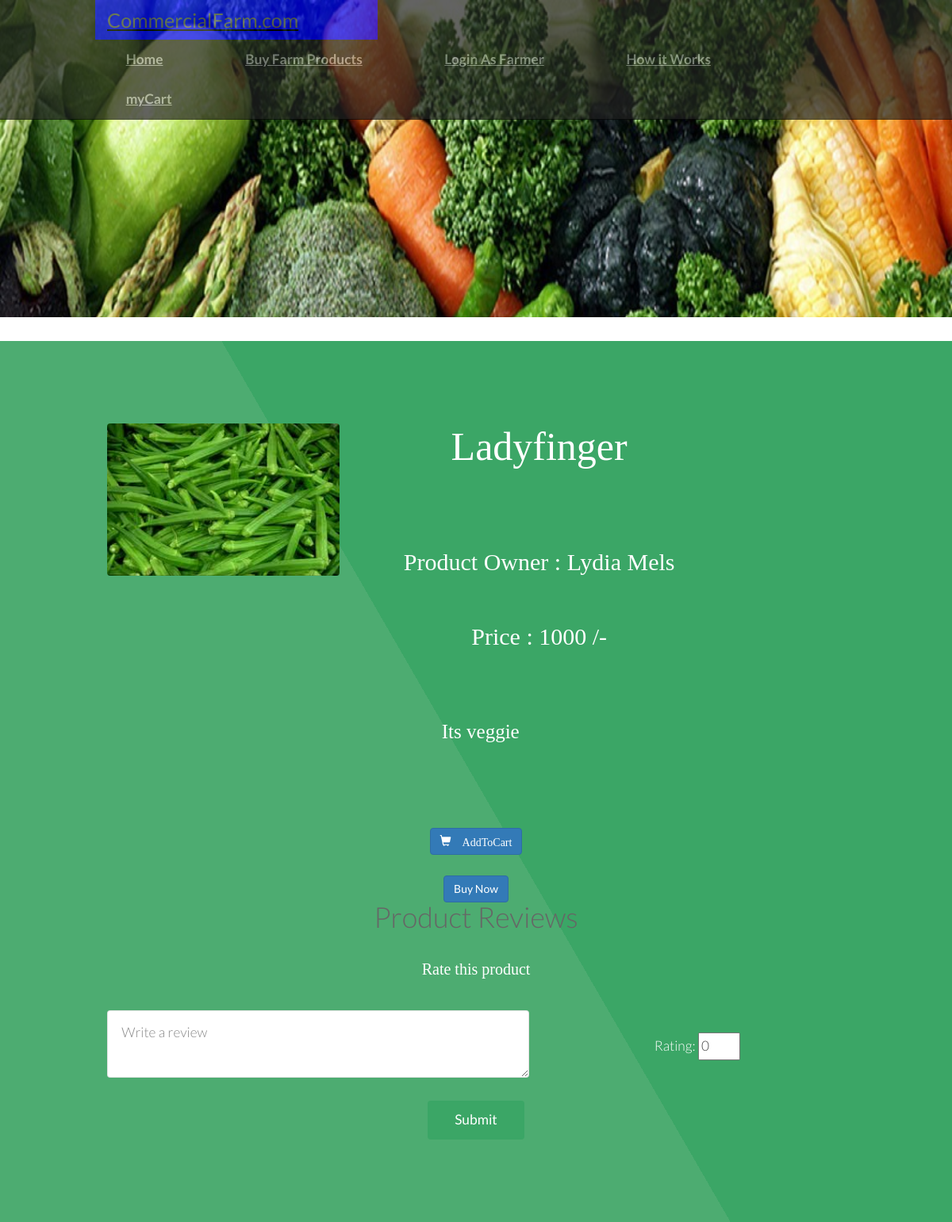
Screenshot of /review.php?pid=28 with the database file from the repository.
### tables this page shows
CREATE TABLE `fproduct` (
  `fid` int(255) NOT NULL,
  `pid` int(255) NOT NULL,
  `product` varchar(255) NOT NULL,
  `pcat` varchar(255) NOT NULL,
  `pinfo` varchar(255) NOT NULL,
  `price` float NOT NULL,
  `pimage` varchar(255) NOT NULL DEFAULT 'blank.png',
  `picStatus` int(10) NOT NULL DEFAULT 0
);

CREATE TABLE `farmer` (
  `fid` int(255) NOT NULL,
  `fname` varchar(255) NOT NULL,
  `fusername` varchar(255) NOT NULL,
  `fpassword` varchar(255) NOT NULL,
  `fhash` varchar(255) NOT NULL,
  `femail` varchar(255) NOT NULL,
  `fmobile` varchar(255) NOT NULL,
  `faddress` text NOT NULL,
  `factive` int(255) NOT NULL DEFAULT 0,
  `frating` int(11) NOT NULL DEFAULT 0,
  `picExt` varchar(255) NOT NULL DEFAULT 'png',
  `picStatus` int(10) NOT NULL DEFAULT 0
);

### review.php (the view, shortened to what this page needs)
<?php
	require 'db.php';
	$pid = $_GET['pid'];
?>
<!DOCTYPE html>
<html>
<head>
		<link href="bootstrap\css\bootstrap.min.css" rel="stylesheet">
		<link rel="stylesheet" href="Blog/commentBox.css" />
</head>
<body>
				<?php
					require 'menu.php';
					$sql="SELECT * FROM fproduct WHERE pid = '$pid'";
					$result = mysqli_query($conn, $sql);
					$row = mysqli_fetch_assoc($result);
					$fid = $row['fid'];
					$sql = "SELECT * FROM farmer WHERE fid = '$fid'";
					$result = mysqli_query($conn, $sql);
					$frow = mysqli_fetch_assoc($result);
					$picDestination = "images/productImages/".$row['pimage'];
					?>
				<section id="main" class="wrapper style1 align-center">
						<div class="container">
							<div class="row">
								<div class="col-sm-4">
									<img class="image fit" src="<?php echo $picDestination.'';?>" alt="" />
								</div>
								<div class="col-12 col-sm-6">
									<p style="font: 50px Times new roman;"><?= $row['product']; ?></p>
									<p style="font: 30px Times new roman;">Product Owner : <?= $frow['fname']; ?></p>
									<p style="font: 30px Times new roman;">Price : <?= $row['price'].' /-'; ?></p>
								</div>
							</div><br />
							<div class="row">
								<div class="col-12 col-sm-12" style="font: 25px Times new roman;">
									<?= $row['pinfo']; ?>
								</div>
							</div>
						</div>
						<br /><br />
						<div class="12u$">
                            <center>
                                <div class="row uniform">
                                    <div class="6u 12u$(large)">
                                        <a href="myCart.php?flag=1&pid=<?= $pid; ?>" class="btn btn-primary" style="text-decoration: none;"><span class="glyphicon glyphicon-shopping-cart"> AddToCart</a>
                                    </div>
                                    <div class="6u 12u$(large)">
                                        <a href="buyNow.php?pid=<?= $pid; ?>" class="btn btn-primary" style="text-decoration: none;">Buy Now</a>
                                    </div>
                                </div>
                            </center>
                        </div>
					<div class="container">
						<h1>Product Reviews</h1>
					<div class="row">
						<div class="col-0 col-sm-3"></div>
						<div class="col-12 col-sm-6">
					</div>
				</div>
			</div>
			<div class="container">
				<p style="font: 20px Times new roman; align: left;">Rate this product</p>
				<form method="POST" action="reviewInput.php?pid=<?= $pid; ?>">
					<div class="row">
						<div class="col-sm-7">
							<textarea style="background-color:white;color: black;" cols="5" name="comment" placeholder="Write a review"></textarea>
						</div>
						<div class="col-sm-5">
							<br />
							Rating: <input type="number" min="0" max="10" name="rating" value="0"/>
						</div>
					</div>
					<div class="row">
						<div class="col-sm-12">
							<br />
							<input type="submit" />
						</div>
					</div>
				</form>
			</div>
	</body>
	</html>

### css/style.css (style rules this page uses)
body { background: #fff; }
body, input, select, textarea { color: #444; font-family: "Lato", Helvetica, sans-serif; font-size: 15pt; font-weight: 300; line-height: 1.65em; }
a { color: #4dac71; text-decoration: underline; }
p { margin: 0 0 2em 0; }
h1, h2, h3, h4, h5, h6 { color: #666; font-weight: 300; line-height: 1em; margin: 0 0 1em 0; }
.align-center { text-align: center; }
form { margin: 0 0 2em 0; }
input[type="text"], input[type="password"], input[type="email"], select, textarea { -moz-appearance: none; -webkit-appearance: none; -o-appearance: none; -ms-appearance: none; appearance: none; background: rgba(144, 144, 144, 0.075); border-radius: 4px; border: none; border: solid 1px rgba(144, 144, 144, 0.25); color: inherit; display: block; outline: 0; padding: 0 1em; text-decoration: none; width: 100%; }
textarea { padding: 0.75em 1em; }
.image { border-radius: 4px; border: 0; display: inline-block; position: relative; }
.image.fit { display: block; margin: 0 0 2em 0; width: 100%; }
input[type="submit"], input[type="reset"], input[type="button"], .button { -moz-appearance: none; -webkit-appearance: none; -o-appearance: none; -ms-appearance: none; appearance: none; -moz-transition: background-color 0.2s ease-in-out, color 0.2s ease-in-out; -webkit-transition: background-color 0.2s ease-in-out, color 0.2s ease-in-out; -o-transition: background-color 0.2s ease-in-out, color 0.2s ease-in-out; -ms-transition: background-color 0.2s ease-in-out, color 0.2s ease-in-out; transition: background-color 0.2s ease-in-out, color 0.2s ease-in-out; background-color: #3ba666; border-radius: 4px; border: 0; color: #ffffff !important; cursor: pointer; display: inline-block; font-weight: 400; height: 2.85em; line-height: 2.8em; padding: 0 2em; text-align: center; text-decoration: none; white-space: nowrap; }
.wrapper { padding: 6em 0em 4em; }
.wrapper.style1 { background-color: #3ba666; -moz-background-image: linear-gradient(60deg, #4dac71 50%, #3ba666 50%); -webkit-background-image: linear-gradient(60deg, #4dac71 50%, #3ba666 50%); -o-background-image: linear-gradient(60deg, #4dac71 50%, #3ba666 50%); -ms-background-image: linear-gradient(60deg, #4dac71 50%, #3ba666 50%); background-image: linear-gradient(60deg, #4dac71 50%, #3ba666 50%); color: #ffffff; }

### css/style-xlarge.css (style rules this page uses)
body, input, select, textarea { font-size: 13pt; }

### css/style-large.css (style rules this page uses)
body, input, select, textarea { font-size: 13pt; }

### rows the page displays
fproduct: pimage (picture), product "Ladyfinger", price "1000", pinfo "Its veggie"
farmer: fname "Lydia Mels"
